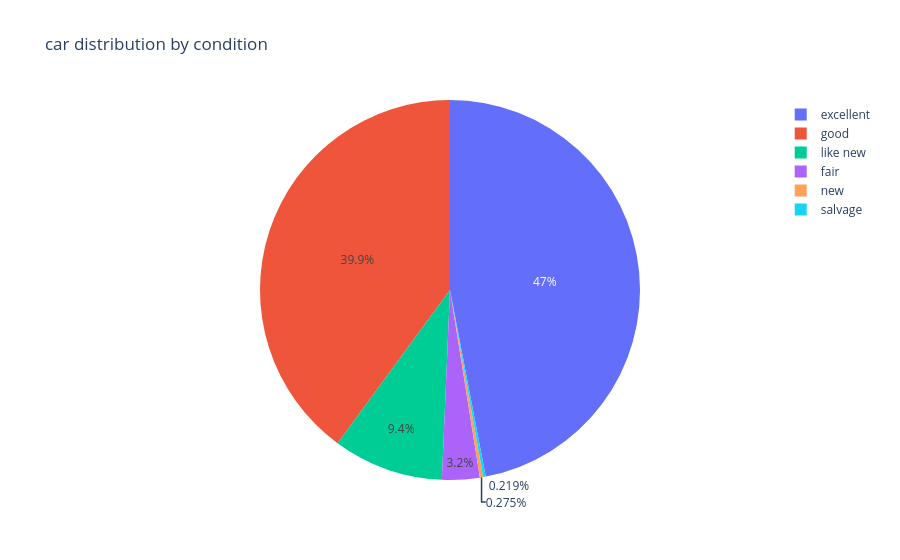

This figure's notebook cell:
### Code cell
import plotly.io as pio
pio.renderers.default = "vscode"
pio.templates.default = "plotly" # pedi estes comandos ao IA porque os gráficos estavam sem cores

condition_pie = px.pie(car_analysis,names="condition", title="car distribution by condition") # criação do gráfico de pizza usando plotly express

condition_pie.show() # apresentação do gráfico

### Figure 1 — Plotly figure (JSON) as saved in the notebook; plotly's stock layout.template omitted (floating-point values rounded to 4 significant figures; data arrays with more than 128 entries replaced by an {"elided": "..."} marker saying what was removed)
{"data": [{"domain": {"x": [0, 1], "y": [0, 1]}, "hovertemplate": "condition=%{label}<extra></extra>", "labels": {"elided": "39695 str values"}, "legendgroup": "", "name": "", "showlegend": true, "type": "pie"}], "layout": {"legend": {"tracegroupgap": 0}, "title": {"text": "car distribution by condition"}}}
